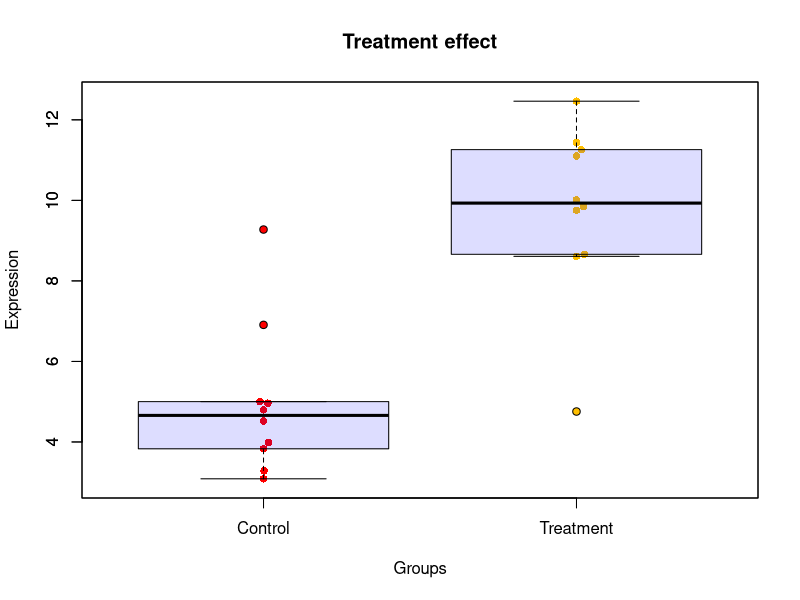

Generate this figure with R:
## ---- chunk 1
# source("https://raw.githubusercontent.com/alexsanchezpla/scripts/master/usefulFunctions/boxplotWithDots.R")
boxplotWithDots<- function (myExpres, lev, aTitle, groupLabels, addBoxplot=TRUE, pchVal=16, colVal=rainbow(8))
{
  beeswarm(myExpres~lev, 
           ylab="Expression", xlab="Groups",
           main=aTitle,
           labels=groupLabels,
           pch = pchVal, col = colVal)  
  if(addBoxplot)
    boxplot(myExpres~lev, add = T, names = c("",""), col="#0000ff22")
  # Segons un post de: https://www.r-statistics.com/2011/03/beeswarm-boxplot-and-plotting-it-with-r/
}
## ---- chunk 2
require(beeswarm)
expres <-c(rnorm(10,5,2), rnorm(10,10,2))
trat <- as.factor(c(rep("CT",10), rep("TR",10)))
titol <- "Treatment effect"
groupLab<- c("Control", "Treatment")
boxplotWithDots(myExpres=expres, lev=trat, aTitle=titol, groupLabels=groupLab)
